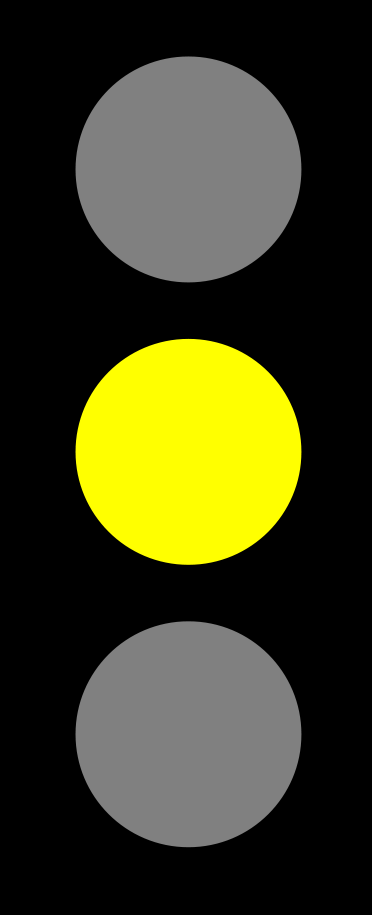
#> input picture opencv_task/SignalDetection/3.png, 372 x 915 px
$ jupyter execute SignalClassify_a.ipynb
#> lines starting #> are read from the running program, lines starting #| are printed output that depends on the picture; after the words box and inside, x2 and y2 are one past the last pixel; in counts of white or black regions, pixels touching at a corner belong together
[cell 1]
#!/usr/bin/python3

# imports
import numpy as np
import cv2
import imutils
import math

[cell 2]
# loading image and important params

image = cv2.imread("3.png")
#> image is the input picture: shape (915, 372, 3); mean B, G, R 30.1, 60.2, 60.2

height = image.shape[0]
#> height = 915
width = image.shape[1]
#> width = 372

[cell 3]
# defining colour thresholds

yellow_low = (20, 100, 100)
yellow_high = (40, 255, 255)
red_low_1 = (0, 100, 100)
red_high_1 = (10, 255, 255)
red_low_2 = (170, 100, 100)
red_high_2 = (179, 255, 255)
green_low = (45, 100, 100)
green_high = (75, 255, 255)

[cell 4]
image_hsv = cv2.cvtColor(image, cv2.COLOR_BGR2HSV)
#> image_hsv: shape (915, 372, 3); mean H, S, V 3.6, 30.3, 60.2
signal = "Unknown"

red_circle_1 = cv2.inRange(image_hsv, red_low_1, red_high_1)
#> red_circle_1: shape (915, 372); every value is 0
red_circle_2 = cv2.inRange(image_hsv, red_low_2, red_high_2)
red_circle = cv2.bitwise_or(red_circle_1, red_circle_2)
yellow_circle = cv2.inRange(image_hsv, yellow_low, yellow_high)
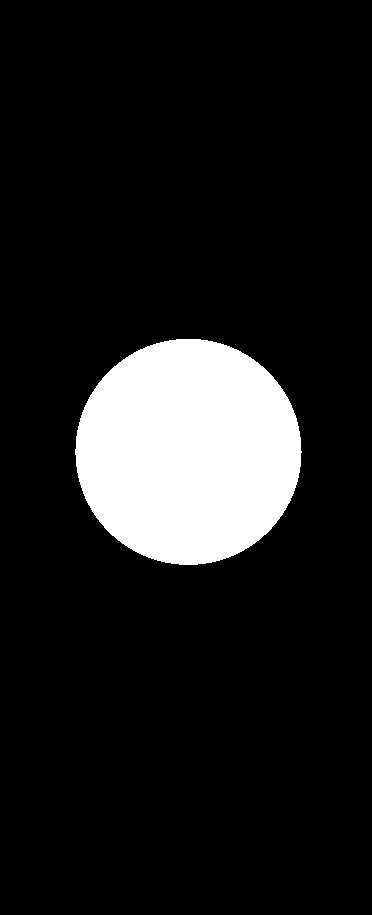
#> yellow_circle: shape (915, 372); 11.8% white; 1 white region, box (x1, y1, x2, y2) and area: (75, 339, 302, 565) 40151
green_circle = cv2.inRange(image_hsv, green_low, green_high)

red_value = sum(sum(red_circle))
#> red_value = 0
yellow_value = sum(sum(yellow_circle))
#> yellow_value = 17961
green_value = sum(sum(green_circle))
#> green_value = 0

if red_value > 10000 and yellow_value < 500 and green_value < 500:
    signal = "RED"
elif red_value < 500 and yellow_value > 10000 and green_value < 500:
    signal = "YELLOW"
elif red_value < 500 and yellow_value < 500 and green_value > 10000:
    signal = "GREEN"

'''
if np.all(red_low_1 <= image_hsv[int(0.2*height), int(width * 0.5)] <= red_high_1) or np.all(red_low_2 <= image_hsv[int(0.2*height), int(width * 0.5)] <= red_high_2) :
    signal = "Red"
elif np.all(yellow_low <= image_hsv[int(0.5*height), int(width * 0.5)] <= yellow_high):
    signal = "Yellow"
elif np.all(green_low <= image_hsv[int(0.8*height), int(width * 0.5)] <= green_high):
    signal = "Green"
'''

print("The signal is ", signal)

cv2.imshow("Image", image)
cv2.waitKey(0)
cv2.destroyAllWindows()
